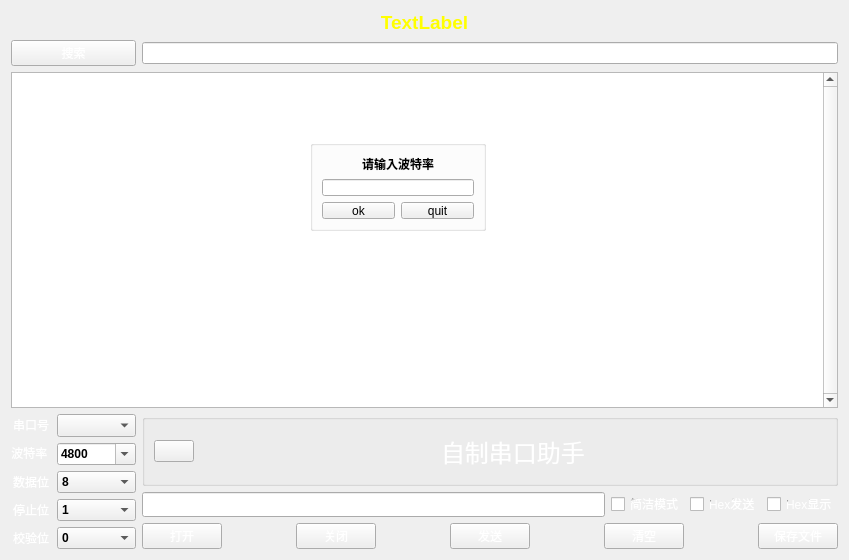
<?xml version="1.0" encoding="UTF-8"?>
<ui version="4.0">
 <class>Widget</class>
 <widget class="QWidget" name="Widget">
  <property name="geometry">
   <rect>
    <x>0</x>
    <y>0</y>
    <width>849</width>
    <height>560</height>
   </rect>
  </property>
  <property name="windowTitle">
   <string>小新的串口助手</string>
  </property>
  <property name="windowIcon">
   <iconset>
    <normaloff>pic/favicon (1).ico</normaloff>pic/favicon (1).ico</iconset>
  </property>
  <property name="autoFillBackground">
   <bool>false</bool>
  </property>
  <layout class="QGridLayout" name="gridLayout_3">
   <item row="0" column="0">
    <layout class="QGridLayout" name="gridLayout">
     <item row="5" column="1">
      <widget class="QLineEdit" name="searchEdit">
       <property name="styleSheet">
        <string notr="true">border-image: url(:/pic/true.jfif);</string>
       </property>
      </widget>
     </item>
     <item row="13" column="0">
      <layout class="QHBoxLayout" name="horizontalLayout">
       <item>
        <layout class="QVBoxLayout" name="verticalLayout">
         <item>
          <widget class="QLabel" name="label">
           <property name="styleSheet">
            <string notr="true">background-image: url(:/pic/bg.jpg);
color: qlineargradient(spread:pad, x1:0, y1:0, x2:1, y2:1, stop:0 rgba(0, 0, 0, 255), stop:0.1875 rgba(255, 255, 255, 255));</string>
           </property>
           <property name="text">
            <string>串口号</string>
           </property>
           <property name="alignment">
            <set>Qt::AlignmentFlag::AlignCenter</set>
           </property>
          </widget>
         </item>
         <item>
          <widget class="QLabel" name="label_2">
           <property name="styleSheet">
            <string notr="true">background-image: url(:/pic/bg.jpg);
color: qlineargradient(spread:pad, x1:0, y1:0, x2:1, y2:1, stop:0 rgba(0, 0, 0, 255), stop:0.1875 rgba(255, 255, 255, 255));</string>
           </property>
           <property name="text">
            <string>波特率 </string>
           </property>
           <property name="alignment">
            <set>Qt::AlignmentFlag::AlignCenter</set>
           </property>
          </widget>
         </item>
         <item>
          <widget class="QLabel" name="label_3">
           <property name="styleSheet">
            <string notr="true">background-image: url(:/pic/bg.jpg);
color: qlineargradient(spread:pad, x1:0, y1:0, x2:1, y2:1, stop:0 rgba(0, 0, 0, 255), stop:0.1875 rgba(255, 255, 255, 255));</string>
           </property>
           <property name="text">
            <string>数据位</string>
           </property>
           <property name="alignment">
            <set>Qt::AlignmentFlag::AlignCenter</set>
           </property>
          </widget>
         </item>
         <item>
          <widget class="QLabel" name="label_4">
           <property name="styleSheet">
            <string notr="true">background-image: url(:/pic/bg.jpg);
color: qlineargradient(spread:pad, x1:0, y1:0, x2:1, y2:1, stop:0 rgba(0, 0, 0, 255), stop:0.1875 rgba(255, 255, 255, 255));</string>
           </property>
           <property name="text">
            <string>停止位</string>
           </property>
           <property name="alignment">
            <set>Qt::AlignmentFlag::AlignCenter</set>
           </property>
          </widget>
         </item>
         <item>
          <widget class="QLabel" name="label_5">
           <property name="styleSheet">
            <string notr="true">background-image: url(:/pic/bg.jpg);
color: qlineargradient(spread:pad, x1:0, y1:0, x2:1, y2:1, stop:0 rgba(0, 0, 0, 255), stop:0.1875 rgba(255, 255, 255, 255));</string>
           </property>
           <property name="text">
            <string>校验位</string>
           </property>
           <property name="alignment">
            <set>Qt::AlignmentFlag::AlignCenter</set>
           </property>
          </widget>
         </item>
        </layout>
       </item>
       <item>
        <layout class="QVBoxLayout" name="verticalLayout_2">
         <item>
          <widget class="QComboBox" name="serianumBox">
           <property name="font">
            <font>
             <pointsize>10</pointsize>
             <bold>true</bold>
            </font>
           </property>
           <property name="styleSheet">
            <string notr="true">border-image: url(:/pic/true.jfif);</string>
           </property>
          </widget>
         </item>
         <item>
          <widget class="QComboBox" name="botolvBox">
           <property name="font">
            <font>
             <bold>true</bold>
            </font>
           </property>
           <property name="cursor">
            <cursorShape>ArrowCursor</cursorShape>
           </property>
           <property name="styleSheet">
            <string notr="true">border-image: url(:/pic/true.jfif);</string>
           </property>
           <property name="editable">
            <bool>true</bool>
           </property>
           <property name="frame">
            <bool>true</bool>
           </property>
           <item>
            <property name="text">
             <string>4800</string>
            </property>
           </item>
           <item>
            <property name="text">
             <string>9600</string>
            </property>
           </item>
           <item>
            <property name="text">
             <string>115200</string>
            </property>
           </item>
           <item>
            <property name="text">
             <string>2000000</string>
            </property>
           </item>
           <item>
            <property name="text">
             <string>Custom</string>
            </property>
           </item>
          </widget>
         </item>
         <item>
          <widget class="QComboBox" name="databitBox">
           <property name="font">
            <font>
             <bold>true</bold>
            </font>
           </property>
           <property name="styleSheet">
            <string notr="true">border-image: url(:/pic/true.jfif);</string>
           </property>
           <item>
            <property name="text">
             <string>8</string>
            </property>
           </item>
           <item>
            <property name="text">
             <string>5</string>
            </property>
           </item>
           <item>
            <property name="text">
             <string>6</string>
            </property>
           </item>
           <item>
            <property name="text">
             <string>7</string>
            </property>
           </item>
          </widget>
         </item>
         <item>
          <widget class="QComboBox" name="stopbitBox">
           <property name="font">
            <font>
             <bold>true</bold>
            </font>
           </property>
           <property name="autoFillBackground">
            <bool>false</bool>
           </property>
           <property name="styleSheet">
            <string notr="true">border-image: url(:/pic/true.jfif);</string>
           </property>
           <property name="frame">
            <bool>true</bool>
           </property>
           <item>
            <property name="text">
             <string>1</string>
            </property>
           </item>
           <item>
            <property name="text">
             <string>1.5</string>
            </property>
           </item>
           <item>
            <property name="text">
             <string>2</string>
            </property>
           </item>
          </widget>
         </item>
         <item>
          <widget class="QComboBox" name="jiaoyanBox">
           <property name="font">
            <font>
             <bold>true</bold>
            </font>
           </property>
           <property name="styleSheet">
            <string notr="true">border-image: url(:/pic/true.jfif);</string>
           </property>
           <item>
            <property name="text">
             <string>0</string>
            </property>
           </item>
           <item>
            <property name="text">
             <string>1</string>
            </property>
           </item>
           <item>
            <property name="text">
             <string>2</string>
            </property>
           </item>
          </widget>
         </item>
        </layout>
       </item>
      </layout>
     </item>
     <item row="11" column="0" colspan="2">
      <widget class="QPlainTextEdit" name="recvTextEdit">
       <property name="autoFillBackground">
        <bool>false</bool>
       </property>
       <property name="styleSheet">
        <string notr="true">background-image: url(:/pic/bg.jpg);</string>
       </property>
       <property name="lineWidth">
        <number>4</number>
       </property>
       <property name="verticalScrollBarPolicy">
        <enum>Qt::ScrollBarPolicy::ScrollBarAlwaysOn</enum>
       </property>
       <property name="tabChangesFocus">
        <bool>false</bool>
       </property>
       <property name="undoRedoEnabled">
        <bool>false</bool>
       </property>
       <property name="readOnly">
        <bool>false</bool>
       </property>
       <property name="plainText">
        <string/>
       </property>
       <property name="cursorWidth">
        <number>3</number>
       </property>
       <property name="maximumBlockCount">
        <number>0</number>
       </property>
       <property name="backgroundVisible">
        <bool>false</bool>
       </property>
      </widget>
     </item>
     <item row="13" column="1">
      <layout class="QVBoxLayout" name="verticalLayout_3">
       <item>
        <widget class="QGroupBox" name="groupBox">
         <property name="styleSheet">
          <string notr="true">background-image: url(:/pic/bg.jpg);
color: qlineargradient(spread:pad, x1:0, y1:0, x2:1, y2:1, stop:0 rgba(0, 0, 0, 255), stop:0.1875 rgba(255, 255, 255, 255));</string>
         </property>
         <property name="title">
          <string/>
         </property>
         <layout class="QHBoxLayout" name="horizontalLayout_3">
          <item>
           <widget class="QPushButton" name="pushButton">
            <property name="styleSheet">
             <string notr="true">border-image: url(:/images/dino.png);</string>
            </property>
            <property name="text">
             <string/>
            </property>
           </widget>
          </item>
          <item>
           <spacer name="horizontalSpacer_7">
            <property name="orientation">
             <enum>Qt::Orientation::Horizontal</enum>
            </property>
            <property name="sizeHint" stdset="0">
             <size>
              <width>139</width>
              <height>20</height>
             </size>
            </property>
           </spacer>
          </item>
          <item>
           <widget class="QLabel" name="label_6">
            <property name="font">
             <font>
              <pointsize>18</pointsize>
             </font>
            </property>
            <property name="styleSheet">
             <string notr="true">background-image: url(:/pic/bg.jpg);
color: qlineargradient(spread:pad, x1:0, y1:0, x2:1, y2:1, stop:0 rgba(0, 0, 0, 255), stop:0.1875 rgba(255, 255, 255, 255));</string>
            </property>
            <property name="text">
             <string>自制串口助手</string>
            </property>
           </widget>
          </item>
          <item>
           <spacer name="horizontalSpacer_6">
            <property name="orientation">
             <enum>Qt::Orientation::Horizontal</enum>
            </property>
            <property name="sizeHint" stdset="0">
             <size>
              <width>139</width>
              <height>20</height>
             </size>
            </property>
           </spacer>
          </item>
         </layout>
        </widget>
       </item>
       <item>
        <layout class="QHBoxLayout" name="horizontalLayout_4">
         <item>
          <widget class="QLineEdit" name="sendEdit">
           <property name="font">
            <font>
             <family>微软雅黑</family>
             <pointsize>9</pointsize>
             <italic>false</italic>
             <bold>false</bold>
            </font>
           </property>
           <property name="styleSheet">
            <string notr="true">border-image: url(:/pic/true.jfif);
font: 9pt &quot;微软雅黑&quot;;
</string>
           </property>
           <property name="cursorPosition">
            <number>0</number>
           </property>
           <property name="cursorMoveStyle">
            <enum>Qt::CursorMoveStyle::LogicalMoveStyle</enum>
           </property>
          </widget>
         </item>
         <item>
          <widget class="QCheckBox" name="simplecheckBox">
           <property name="styleSheet">
            <string notr="true">background-image: url(:/pic/bg.jpg);
color: qlineargradient(spread:pad, x1:0, y1:0, x2:1, y2:1, stop:0 rgba(0, 0, 0, 255), stop:0.1875 rgba(255, 255, 255, 255));</string>
           </property>
           <property name="text">
            <string>简洁模式</string>
           </property>
          </widget>
         </item>
         <item>
          <widget class="QCheckBox" name="sendHexBox">
           <property name="styleSheet">
            <string notr="true">background-image: url(:/pic/bg.jpg);
color: qlineargradient(spread:pad, x1:0, y1:0, x2:1, y2:1, stop:0 rgba(0, 0, 0, 255), stop:0.1875 rgba(255, 255, 255, 255));</string>
           </property>
           <property name="text">
            <string>Hex发送</string>
           </property>
          </widget>
         </item>
         <item>
          <widget class="QCheckBox" name="recvHexBox">
           <property name="styleSheet">
            <string notr="true">background-image: url(:/pic/bg.jpg);
color: qlineargradient(spread:pad, x1:0, y1:0, x2:1, y2:1, stop:0 rgba(0, 0, 0, 255), stop:0.1875 rgba(255, 255, 255, 255));</string>
           </property>
           <property name="text">
            <string>Hex显示</string>
           </property>
          </widget>
         </item>
        </layout>
       </item>
       <item>
        <layout class="QHBoxLayout" name="horizontalLayout_2">
         <item>
          <widget class="QPushButton" name="openButton">
           <property name="styleSheet">
            <string notr="true">background-image: url(:/pic/bg.jpg);
color: qlineargradient(spread:pad, x1:0, y1:0, x2:1, y2:1, stop:0 rgba(0, 0, 0, 255), stop:0.1875 rgba(255, 255, 255, 255));</string>
           </property>
           <property name="text">
            <string>打开</string>
           </property>
          </widget>
         </item>
         <item>
          <spacer name="horizontalSpacer">
           <property name="orientation">
            <enum>Qt::Orientation::Horizontal</enum>
           </property>
           <property name="sizeHint" stdset="0">
            <size>
             <width>28</width>
             <height>20</height>
            </size>
           </property>
          </spacer>
         </item>
         <item>
          <widget class="QPushButton" name="closeButton">
           <property name="styleSheet">
            <string notr="true">background-image: url(:/pic/bg.jpg);
color: qlineargradient(spread:pad, x1:0, y1:0, x2:1, y2:1, stop:0 rgba(0, 0, 0, 255), stop:0.1875 rgba(255, 255, 255, 255));</string>
           </property>
           <property name="text">
            <string>关闭</string>
           </property>
          </widget>
         </item>
         <item>
          <spacer name="horizontalSpacer_2">
           <property name="orientation">
            <enum>Qt::Orientation::Horizontal</enum>
           </property>
           <property name="sizeHint" stdset="0">
            <size>
             <width>28</width>
             <height>20</height>
            </size>
           </property>
          </spacer>
         </item>
         <item>
          <widget class="QPushButton" name="sendButton">
           <property name="styleSheet">
            <string notr="true">background-image: url(:/pic/bg.jpg);
color: qlineargradient(spread:pad, x1:0, y1:0, x2:1, y2:1, stop:0 rgba(0, 0, 0, 255), stop:0.1875 rgba(255, 255, 255, 255));</string>
           </property>
           <property name="text">
            <string>发送</string>
           </property>
          </widget>
         </item>
         <item>
          <spacer name="horizontalSpacer_3">
           <property name="orientation">
            <enum>Qt::Orientation::Horizontal</enum>
           </property>
           <property name="sizeHint" stdset="0">
            <size>
             <width>28</width>
             <height>20</height>
            </size>
           </property>
          </spacer>
         </item>
         <item>
          <widget class="QPushButton" name="cleanButton">
           <property name="styleSheet">
            <string notr="true">background-image: url(:/pic/bg.jpg);
color: qlineargradient(spread:pad, x1:0, y1:0, x2:1, y2:1, stop:0 rgba(0, 0, 0, 255), stop:0.1875 rgba(255, 255, 255, 255));</string>
           </property>
           <property name="text">
            <string>清空</string>
           </property>
          </widget>
         </item>
         <item>
          <spacer name="horizontalSpacer_4">
           <property name="orientation">
            <enum>Qt::Orientation::Horizontal</enum>
           </property>
           <property name="sizeHint" stdset="0">
            <size>
             <width>28</width>
             <height>20</height>
            </size>
           </property>
          </spacer>
         </item>
         <item>
          <widget class="QPushButton" name="saveButton">
           <property name="styleSheet">
            <string notr="true">background-image: url(:/pic/bg.jpg);
color: qlineargradient(spread:pad, x1:0, y1:0, x2:1, y2:1, stop:0 rgba(0, 0, 0, 255), stop:0.1875 rgba(255, 255, 255, 255));</string>
           </property>
           <property name="text">
            <string>保存文件</string>
           </property>
          </widget>
         </item>
        </layout>
       </item>
      </layout>
     </item>
     <item row="0" column="0" colspan="2">
      <widget class="QLabel" name="label_8">
       <property name="font">
        <font>
         <pointsize>14</pointsize>
         <bold>true</bold>
         <kerning>true</kerning>
        </font>
       </property>
       <property name="styleSheet">
        <string notr="true">background-image: url(:/pic/bg.jpg);
color: rgb(255, 255, 0);</string>
       </property>
       <property name="text">
        <string>TextLabel</string>
       </property>
       <property name="alignment">
        <set>Qt::AlignmentFlag::AlignCenter</set>
       </property>
      </widget>
     </item>
     <item row="5" column="0">
      <widget class="QPushButton" name="searchButton">
       <property name="styleSheet">
        <string notr="true">background-image: url(:/pic/bg.jpg);
color: qlineargradient(spread:pad, x1:0, y1:0, x2:1, y2:1, stop:0 rgba(0, 0, 0, 255), stop:0.1875 rgba(255, 255, 255, 255));</string>
       </property>
       <property name="text">
        <string>搜索</string>
       </property>
      </widget>
     </item>
    </layout>
   </item>
  </layout>
  <widget class="QGroupBox" name="groupBox_2">
   <property name="geometry">
    <rect>
     <x>310</x>
     <y>140</y>
     <width>176</width>
     <height>91</height>
    </rect>
   </property>
   <property name="styleSheet">
    <string notr="true">background-image: url(:/pic/true.jfif);
</string>
   </property>
   <property name="title">
    <string/>
   </property>
   <layout class="QGridLayout" name="gridLayout_2">
    <item row="2" column="1">
     <widget class="QPushButton" name="quitButton">
      <property name="text">
       <string>quit</string>
      </property>
     </widget>
    </item>
    <item row="1" column="0" colspan="2">
     <widget class="QLineEdit" name="botolvEdit">
      <property name="styleSheet">
       <string notr="true">background-image: url(:/pic/true.jfif);</string>
      </property>
     </widget>
    </item>
    <item row="2" column="0">
     <widget class="QPushButton" name="okButton">
      <property name="text">
       <string>ok</string>
      </property>
     </widget>
    </item>
    <item row="0" column="0" colspan="2">
     <widget class="QLabel" name="label_7">
      <property name="font">
       <font>
        <bold>true</bold>
       </font>
      </property>
      <property name="focusPolicy">
       <enum>Qt::FocusPolicy::WheelFocus</enum>
      </property>
      <property name="text">
       <string>请输入波特率</string>
      </property>
      <property name="alignment">
       <set>Qt::AlignmentFlag::AlignCenter</set>
      </property>
     </widget>
    </item>
   </layout>
   <zorder>botolvEdit</zorder>
   <zorder>label_7</zorder>
   <zorder>okButton</zorder>
   <zorder>quitButton</zorder>
  </widget>
 </widget>
 <resources/>
 <connections/>
</ui>
